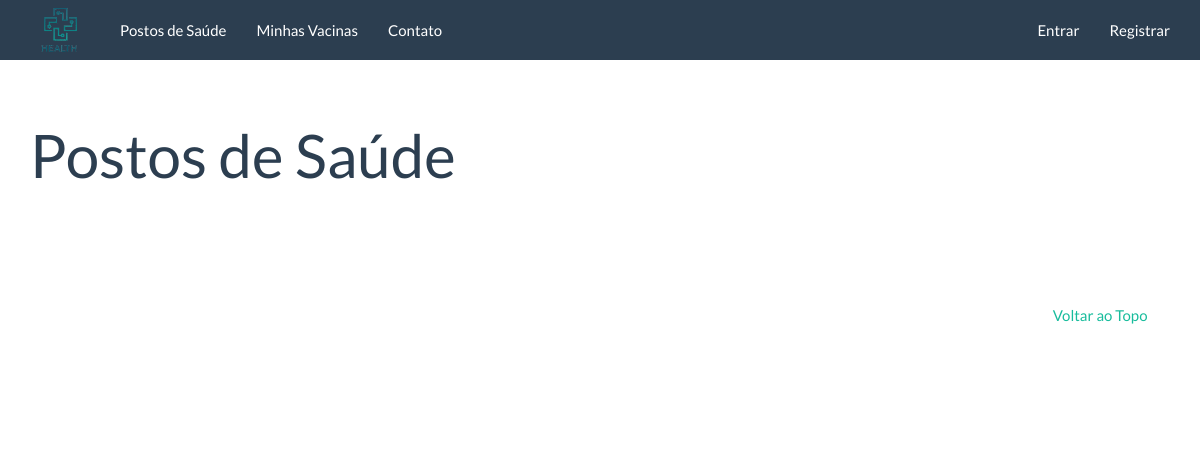
/postos/, run on an earlier commit of the app's database.
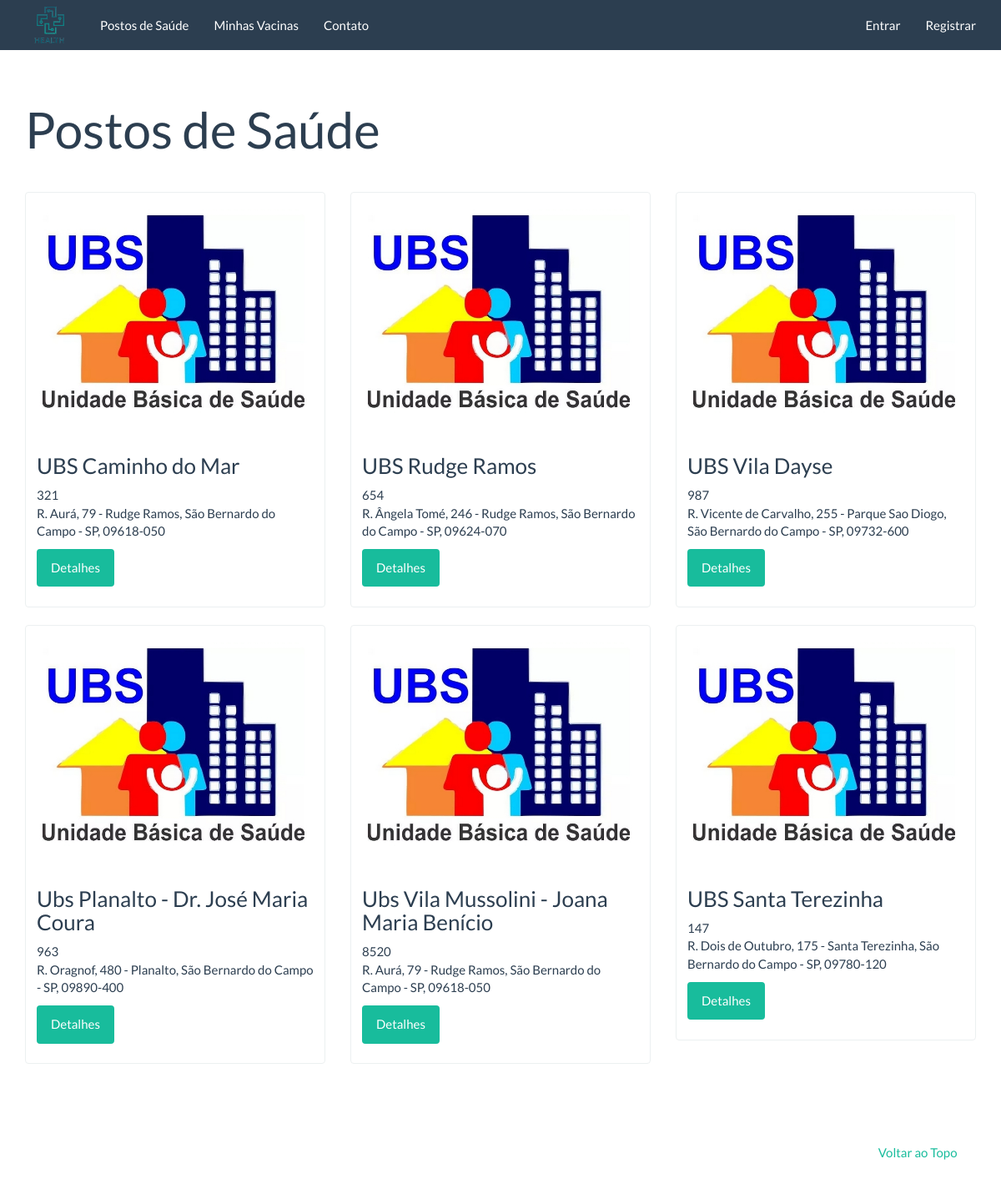
And on a later commit of the database.
### posto/models.py (models this page shows)
class Posto(models.Model):
    name_posto = models.CharField('Nome do Posto',max_length=255, blank=False)
    cnes = models.CharField('CNES',max_length=255, blank=False)
    slug = models.SlugField('Identificador', max_length=100)
    address = models.TextField('Endereço',blank=True)
    def __str__(self):
        return self.name_posto

### posto/views.py (the view)
def posto_list(request):
    context = {
        'posto_list': Posto.objects.all()
    }
    return render(request, 'postos/posto_list.html', context)

### templates/postos/posto_list.html (shortened to what this page needs)
{% extends "base.html" %}
{% block container %}
<div class="page-header">
  <h1>Postos de Saúde</h1>
</div>
<div class="row">
  {% for posto in posto_list %}
  {% include "postos/_posto.html" %}
  {% endfor %}
</div>
{% endblock %}

### templates/base.html (shortened to what this page needs)
<!DOCTYPE html>
{% load static %}
<html lang="pt-br">
<head>
	<link rel="stylesheet" href="{% static 'assets/bootstrap.min.css' %}" media="screen" />
	<link rel="stylesheet" href="{% static 'assets/custom.min.css' %}" media="screen" />
	<link rel="stylesheet" href="{% static 'assets/extra.css' %}" media="screen" />
</head>
<body>
	<div class="navbar navbar-default navbar-fixed-top">
		<div class="container">
			<div class="navbar-header">
				<a href="" class="navbar-brand"><img src="/static/arquivos/logo.png" style="width: 60px; margin-top: -20px;"></a>
			</div>
			<div class="navbar-collapse collapse" id="navbar-main">
				<ul class="nav navbar-nav">
					<li>
						<a href="{% url 'posto:posto_list' %}">Postos de Saúde</a>
					</li>
					<li>
						<a href="{% url 'posto:registro_vacina' %}">Minhas Vacinas</a>
					</li>
					<li>
						<a href="{% url 'contact' %}">Contato</a>
					</li>
				</ul>
				<ul class="nav navbar-nav navbar-right">
					{% if user.is_authenticated %}
					<li><a href="{% url 'logout' %}">Sair</a></li>
					{% else %}
					<li><a href="{% url 'login' %}">Entrar</a></li>
					<li><a href="{% url 'accounts:register' %}">Registrar</a></li>
					{% endif %}
				</ul>
			</div>
		</div>
	</div>
	<div class="container margin-top">
		{% block container %}{% endblock %}
		<footer>
			<div class="row">
				<div class="col-lg-12">
					<ul class="list-unstyled">
						<li class="pull-right"><a href="#top">Voltar ao Topo</a></li>
					</ul>
				</div>
			</div>
		</footer>
	</div>
</body>
</html>

### templates/postos/_posto.html
<div class="col-sm-6 col-md-4">
    <div class="thumbnail">
        <a href="">
            <img src="/static/images/ubs.jpg" alt="" />
        </a>
        <div class="caption">
            <h3>{{ posto }}</h3>
            {{ posto.slug}}
            {{ posto.address|linebreaks }}
            <p>
              <a href="detalhes_posto/147/" class="btn
                btn-success" role="button">Detalhes</a>
        </div>
    </div>
</div>

### templates/static/assets/extra.css (style rules this page uses)
.margin-top { margin-top: 2em; }

What changed in the data, as far as the page shows it:
added Posto: name_posto "UBS Caminho do Mar", slug "321", address "R. Aurá, 79 - Rudge Ramos, São Bernardo do Campo - SP, 09618-050"
added Posto: name_posto "UBS Rudge Ramos", slug "654", address "R. Ângela Tomé, 246 - Rudge Ramos, São Bernardo do Campo - SP, 09624-070"
added Posto: name_posto "UBS Vila Dayse", slug "987", address "R. Vicente de Carvalho, 255 - Parque Sao Diogo, São Bernardo do Campo - SP, 09732-600"
added Posto: name_posto "Ubs Planalto - Dr. José Maria Coura", slug "963", address "R. Oragnof, 480 - Planalto, São Bernardo do Campo - SP, 09890-400"
added Posto: name_posto "Ubs Vila Mussolini - Joana Maria Benício", slug "8520", address "R. Aurá, 79 - Rudge Ramos, São Bernardo do Campo - SP, 09618-050"
added Posto: name_posto "UBS Santa Terezinha", slug "147", address "R. Dois de Outubro, 175 - Santa Terezinha, São Bernardo do Campo - SP, 09780-120"
